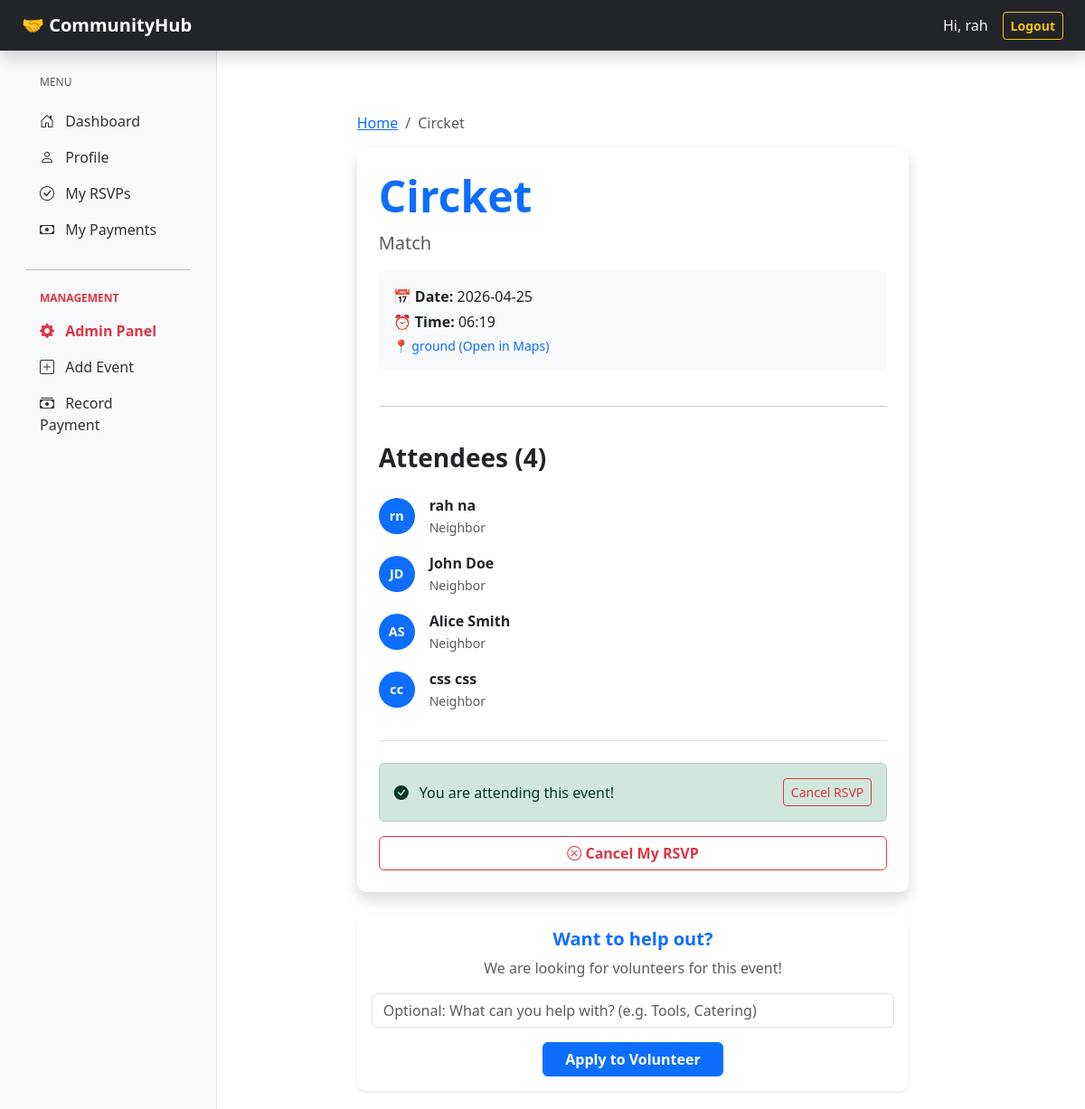
Page /event/1 (signed in) on the committed database.
### app.py (models this page shows)
class Users(db.Model):
    id = db.Column(db.Integer, primary_key=True)
    username = db.Column(db.String(200), nullable=False, unique=True)
    email = db.Column(db.String(200), nullable=False, unique=True)
    first_name = db.Column(db.String(200), nullable=False)
    last_name = db.Column(db.String(200), nullable=False)
    hash = db.Column(db.String(128), nullable=False)
    role = db.Column(db.String(20), nullable=False, default="member")
    is_founder = db.Column(db.Boolean, default=False)
    joined_at = db.Column(db.DateTime, default=datetime.utcnow)

class Events(db.Model):
    id = db.Column(db.Integer, primary_key=True)
    title = db.Column(db.String(100), nullable=False)
    description = db.Column(db.Text, nullable=False)
    event_date = db.Column(db.String(10), nullable=False)
    event_time = db.Column(db.String(5), nullable=False)
    location = db.Column(db.String(200), nullable=False)
    created_by = db.Column(db.Integer, db.ForeignKey("users.id"), nullable=False)

### app.py (the view)
@app.route("/event/<int:event_id>")
@login_required
def event_detail(event_id):
    event = Events.query.get_or_404(event_id)
    attendees = (
        db.session.query(Users).join(RSVP).filter(RSVP.event_id == event_id).all()
    )
    is_going = RSVP.query.filter_by(
        user_id=session["user_id"], event_id=event_id
    ).first()
    return render_template(
        "event_detail.html", event=event, attendees=attendees, is_going=is_going
    )

### helpers.py (called while the page is built)
def login_required(f):
    @wraps(f)
    def decorated_function(*args, **kwargs):
        if session.get("user") is None:
            flash("Please log in to access this page.")
            return redirect("/login")
        return f(*args, **kwargs)
    return decorated_function

### templates/event_detail.html (shortened to what this page needs)
{% extends "layout.html" %}
{% block main %}
    <div class="container mt-5">
        <div class="row justify-content-center">
            <div class="col-lg-8">
                <nav aria-label="breadcrumb">
                    <ol class="breadcrumb">
                        <li class="breadcrumb-item">
                            <a href="/">Home</a>
                        </li>
                        <li class="breadcrumb-item active">{{ event.title }}</li>
                    </ol>
                </nav>
                <div class="card shadow border-0 p-4">
                    <h1 class="display-5 fw-bold text-primary">{{ event.title }}</h1>
                    <p class="lead text-muted">{{ event.description }}</p>
                    <div class="bg-light p-3 rounded mb-4">
                        <p class="mb-1">
                            📅 <strong>Date:</strong> {{ event.event_date }}
                        </p>
                        <p class="mb-1">
                            ⏰ <strong>Time:</strong> {{ event.event_time }}
                        </p>
                        <p class="small mb-0">
                            <a href="https://maps.google.com/?q={{ event.location|urlencode }}"
                               target="_blank"
                               class="text-decoration-none">📍 {{ event.location }} (Open in Maps)</a>
                        </p>
                    </div>
                    <hr>
                    <div class="mt-4">
                        <h3 class="fw-bold">Attendees ({{ attendees|length }})</h3>
                        <div class="list-group list-group-flush mt-3">
                            {% for person in attendees %}
                                <div class="list-group-item d-flex align-items-center border-0 px-0">
                                    <div class="rounded-circle bg-primary text-white d-flex align-items-center justify-content-center me-3"
                                         style="width: 40px;
                                                height: 40px;
                                                font-size: 0.9rem;
                                                font-weight: bold">
                                        {{ person.first_name[0] }}{{ person.last_name[0] }}
                                    </div>
                                    <div>
                                        <p class="mb-0 fw-bold">{{ person.first_name }} {{ person.last_name }}</p>
                                        <small class="text-muted">Neighbor</small>
                                    </div>
                                </div>
                            {% else %}
                                <p class="text-muted py-3">No one has joined yet. Be the first!</p>
                            {% endfor %}
                        </div>
                    </div>
                    <div class="mt-4 pt-4 border-top">
                        {% if is_going %}
                            <div class="alert alert-success d-flex justify-content-between align-items-center">
                                <div>
                                    <i class="bi bi-check-circle-fill me-2"></i> You are attending this event!
                                </div>
                                <form action="/cancel_rsvp/{{ event.id }}" method="POST">
                                    <button class="btn btn-sm btn-outline-danger">Cancel RSVP</button>
                                </form>
                            </div>
                            <form action="/cancel_rsvp/{{ event.id }}" method="post">
                                <button type="submit" class="btn btn-outline-danger w-100 fw-bold">
                                    <i class="bi bi-x-circle"></i> Cancel My RSVP
                                </button>
                            </form>
                        {% else %}
                            <form action="/rsvp/{{ event.id }}" method="post">
                                <button type="submit" class="btn btn-success w-100 fw-bold">
                                    <i class="bi bi-plus-circle"></i> Count Me In!
                                </button>
                            </form>
                        {% endif %}
                    </div>
                </div>
                {% if is_going and not is_volunteer %}
                    <div class="card mt-4 border-primary shadow-sm">
                        <div class="card-body text-center">
                            <h5 class="card-title text-primary fw-bold">Want to help out?</h5>
                            <p class="card-text text-muted">We are looking for volunteers for this event!</p>
                            <form action="/apply_to_volunteer/{{ event.id }}" method="POST">
                                <div class="mb-3">
                                    <input type="text"
                                           name="message"
                                           class="form-control"
                                           placeholder="Optional: What can you help with? (e.g. Tools, Catering)">
                                </div>
                                <button type="submit" class="btn btn-primary px-4 fw-bold">Apply to Volunteer</button>
                            </form>
                        </div>
                    </div>
                {% endif %}
            </div>
        </div>
    </div>
{% endblock %}

### templates/layout.html (shortened to what this page needs)
<!doctype html>
<html lang="en">
  <head>
    <link
      href="https://cdn.jsdelivr.net/npm/bootstrap@5.3.0/dist/css/bootstrap.min.css"
      rel="stylesheet"
    />
    <link
      rel="stylesheet"
      href="https://cdn.jsdelivr.net/npm/bootstrap-icons@1.11.1/font/bootstrap-icons.css"
    />
    <link href="/static/styles.css" rel="stylesheet" />
  </head>
  <body>
    <nav class="navbar navbar-expand-lg navbar-dark bg-dark navbar-top shadow">
      <div class="container-fluid px-4">
        <a class="navbar-brand fw-bold" href="/">🤝 CommunityHub</a>
        <div class="ms-auto d-flex align-items-center">
          {% if session.get("user") %}
          <span class="text-light me-3 d-none d-md-inline"
            >Hi, {{ session.get("first_name") }}</span
          >
          <a class="btn btn-outline-warning btn-sm fw-bold" href="/logout"
            >Logout</a
          >
          {% endif %}
        </div>
      </div>
    </nav>
    <div class="container-fluid">
      <div class="row">
        <nav id="sidebarMenu" class="col-md-3 col-lg-2 sidebar-fixed">
          <div class="px-3">
            <h6
              class="sidebar-heading px-3 mt-2 mb-3 text-muted text-uppercase small"
            >
              Menu
            </h6>
            <ul class="nav flex-column mb-4">
              <li class="nav-item">
                <a class="nav-link" href="/"
                  ><i class="bi bi-house-door me-2"></i> Dashboard</a
                >
              </li>
              {% if session.get("user") %}
              <li class="nav-item">
                <a class="nav-link" href="/profile"
                  ><i class="bi bi-person me-2"></i> Profile</a
                >
              </li>
              <li class="nav-item">
                <a class="nav-link" href="/my_events"
                  ><i class="bi bi-check-circle me-2"></i> My RSVPs</a
                >
              </li>
              <li class="nav-item">
                <a class="nav-link" href="/my_payments"
                  ><i class="bi bi-cash me-2"></i> My Payments</a
                >
              </li>
              {% endif %}
            </ul>
            {% if session.get("role") in ['admin', 'supervisor', 'treasurer'] %}
            <hr />
            <h6
              class="sidebar-heading px-3 mt-4 mb-2 text-danger text-uppercase small fw-bold"
            >
              Management
            </h6>
            <ul class="nav flex-column mb-5">
              <li class="nav-item">
                <a class="nav-link text-danger fw-bold" href="/admin"
                  ><i class="bi bi-gear-fill me-2"></i> Admin Panel</a
                >
              </li>
              {% if session.get("role") in ['admin', 'supervisor'] %}
              <li class="nav-item">
                <a class="nav-link" href="/add_event"
                  ><i class="bi bi-plus-square me-2"></i> Add Event</a
                >
              </li>
              {% endif %} {% if session.get("role") in ['admin', 'treasurer'] %}
              <li class="nav-item">
                <a class="nav-link" href="/record_payment"
                  ><i class="bi bi-cash-stack me-2"></i> Record Payment</a
                >
              </li>
              {% endif %}
            </ul>
            {% endif %}
          </div>
        </nav>
        <main class="col-md-9 ms-sm-auto col-lg-10 px-md-4 main-content">
           {% block main %}{% endblock %}
        </main>
      </div>
    </div>
  </body>
</html>

### static/styles.css (style rules this page uses)
.nav-link { font-weight: 500; color: #333; }
.card { border: none; box-shadow: 0 0.125rem 0.25rem rgba(0, 0, 0, 0.075); border-radius: 10px; margin-bottom: 20px; }
.sidebar-heading { font-size: .75rem; }

### templates/layout.html (style rules this page uses)
.navbar-top { position: fixed; top: 0; width: 100%; z-index: 1030; }
.sidebar-fixed { position: fixed; top: 56px; left: 0; bottom: 0; width: 240px; z-index: 1000; padding-top: 20px; overflow-y: auto; background-color: #f8f9fa; border-right: 1px solid #dee2e6; }
.main-content { padding-top: 76px; }

### rows in the picture
Users: get "rah", first_name "r", last_name "n", first_name "rah", last_name "na"
Events: title "Circket", description "Match", event_date "2026-04-25", event_time "06:19", location "ground"
Users: first_name "J", last_name "D", first_name "John", last_name "Doe"
Users: first_name "A", last_name "S", first_name "Alice", last_name "Smith"
Users: first_name "c", last_name "c", first_name "css", last_name "css"

### other values in the picture
{{ attendees|length }} "4"
